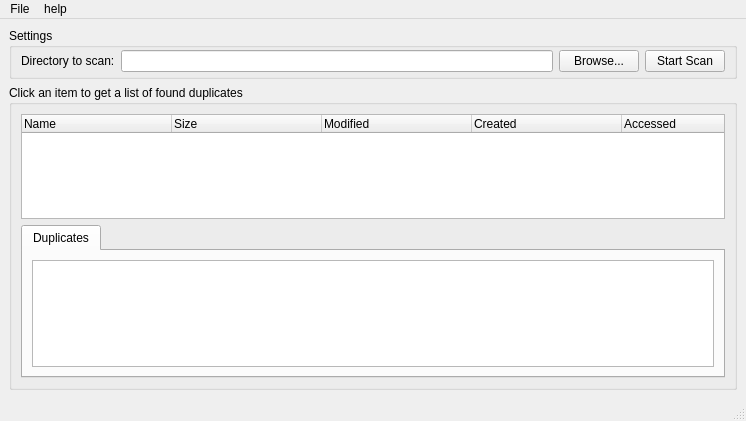
<?xml version="1.0" encoding="UTF-8"?>
<ui version="4.0">
 <class>dupfind</class>
 <widget class="QMainWindow" name="dupfind">
  <property name="geometry">
   <rect>
    <x>0</x>
    <y>0</y>
    <width>746</width>
    <height>421</height>
   </rect>
  </property>
  <property name="windowTitle">
   <string>DupFind</string>
  </property>
  <widget class="QWidget" name="centralwidget">
   <layout class="QHBoxLayout" name="horizontalLayout_2">
    <item>
     <layout class="QVBoxLayout" name="verticalLayout">
      <property name="sizeConstraint">
       <enum>QLayout::SetMaximumSize</enum>
      </property>
      <item>
       <widget class="QGroupBox" name="groupBox_settings">
        <property name="sizePolicy">
         <sizepolicy hsizetype="Preferred" vsizetype="Preferred">
          <horstretch>0</horstretch>
          <verstretch>0</verstretch>
         </sizepolicy>
        </property>
        <property name="minimumSize">
         <size>
          <width>400</width>
          <height>0</height>
         </size>
        </property>
        <property name="maximumSize">
         <size>
          <width>16777215</width>
          <height>81</height>
         </size>
        </property>
        <property name="sizeIncrement">
         <size>
          <width>1</width>
          <height>1</height>
         </size>
        </property>
        <property name="title">
         <string>Settings</string>
        </property>
        <layout class="QHBoxLayout" name="horizontalLayout_3">
         <property name="topMargin">
          <number>2</number>
         </property>
         <property name="bottomMargin">
          <number>4</number>
         </property>
         <item>
          <layout class="QHBoxLayout" name="horizontalLayout">
           <item>
            <widget class="QLabel" name="label_pick_Dir">
             <property name="text">
              <string>Directory to scan:</string>
             </property>
            </widget>
           </item>
           <item>
            <widget class="QLineEdit" name="lineEdit_dir"/>
           </item>
           <item>
            <widget class="QPushButton" name="pushButton_browse">
             <property name="text">
              <string>Browse...</string>
             </property>
            </widget>
           </item>
           <item>
            <widget class="QPushButton" name="pushButton_scan">
             <property name="text">
              <string>Start Scan</string>
             </property>
            </widget>
           </item>
          </layout>
         </item>
        </layout>
       </widget>
      </item>
      <item>
       <widget class="QGroupBox" name="groupBox_results">
        <property name="title">
         <string>Click an item to get a list of found duplicates</string>
        </property>
        <layout class="QVBoxLayout" name="verticalLayout_2">
         <item>
          <widget class="QTreeWidget" name="treeWidget_dup">
           <property name="rootIsDecorated">
            <bool>false</bool>
           </property>
           <property name="itemsExpandable">
            <bool>false</bool>
           </property>
           <property name="columnCount">
            <number>5</number>
           </property>
           <attribute name="headerCascadingSectionResizes">
            <bool>true</bool>
           </attribute>
           <attribute name="headerDefaultSectionSize">
            <number>150</number>
           </attribute>
           <attribute name="headerStretchLastSection">
            <bool>true</bool>
           </attribute>
           <attribute name="headerCascadingSectionResizes">
            <bool>true</bool>
           </attribute>
           <attribute name="headerDefaultSectionSize">
            <number>150</number>
           </attribute>
           <attribute name="headerStretchLastSection">
            <bool>true</bool>
           </attribute>
           <column>
            <property name="text">
             <string>Name</string>
            </property>
           </column>
           <column>
            <property name="text">
             <string>Size</string>
            </property>
           </column>
           <column>
            <property name="text">
             <string>Modified</string>
            </property>
           </column>
           <column>
            <property name="text">
             <string>Created</string>
            </property>
           </column>
           <column>
            <property name="text">
             <string>Accessed</string>
            </property>
           </column>
          </widget>
         </item>
         <item>
          <widget class="QTabWidget" name="tabWidget">
           <property name="currentIndex">
            <number>0</number>
           </property>
           <widget class="QWidget" name="tab">
            <attribute name="title">
             <string>Duplicates</string>
            </attribute>
            <layout class="QVBoxLayout" name="verticalLayout_3">
             <item>
              <widget class="QListWidget" name="listWidget_all"/>
             </item>
            </layout>
           </widget>
          </widget>
         </item>
        </layout>
       </widget>
      </item>
     </layout>
    </item>
   </layout>
  </widget>
  <widget class="QMenuBar" name="menubar">
   <property name="geometry">
    <rect>
     <x>0</x>
     <y>0</y>
     <width>746</width>
     <height>26</height>
    </rect>
   </property>
   <widget class="QMenu" name="menuFile">
    <property name="title">
     <string>File</string>
    </property>
    <addaction name="actionQuit"/>
   </widget>
   <widget class="QMenu" name="menuHelp">
    <property name="title">
     <string>help</string>
    </property>
    <addaction name="actionAbout"/>
   </widget>
   <addaction name="menuFile"/>
   <addaction name="menuHelp"/>
  </widget>
  <widget class="QStatusBar" name="statusbar"/>
  <action name="actionQuit">
   <property name="text">
    <string>Quit</string>
   </property>
  </action>
  <action name="actionAbout">
   <property name="text">
    <string>about</string>
   </property>
  </action>
 </widget>
 <resources/>
 <connections>
  <connection>
   <sender>actionQuit</sender>
   <signal>triggered()</signal>
   <receiver>dupfind</receiver>
   <slot>close()</slot>
   <hints>
    <hint type="sourcelabel">
     <x>-1</x>
     <y>-1</y>
    </hint>
    <hint type="destinationlabel">
     <x>395</x>
     <y>299</y>
    </hint>
   </hints>
  </connection>
 </connections>
</ui>
